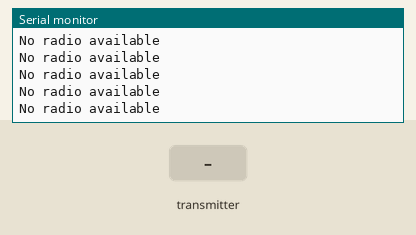
Recording of a sketch running on a simulated Arduino Uno, built with avr-gcc and run on an emulated ATmega328P. Shown: the last lines printed to the serial monitor. The test bench sets the inputs (shaded band). No radio packets arrive unless stated.

Above: at 2.2 s.
2.3 s: the transmitter starts sending joystick.0 = 0
3.9 s: the transmitter starts sending joystick.1 = 256
At 4.9 s:
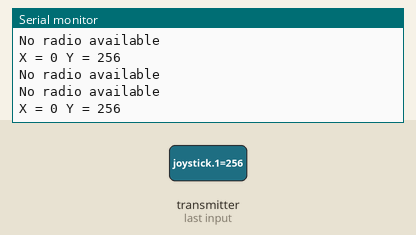
6.9 s: the transmitter starts sending joystick.0 = 256
9.9 s: the transmitter starts sending joystick.1 = 0
12.9 s: the transmitter starts sending joystick.0 = 1023
At 13.8 s:
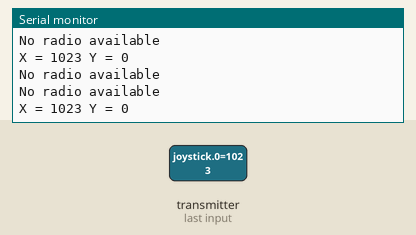
15.9 s: the transmitter starts sending joystick.1 = 512
At 17.0 s:
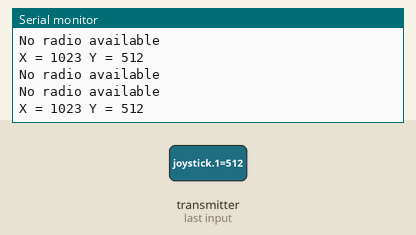
Timing chart, 0 to 18.9 s (numbered marks = the images above; inputs shaded):
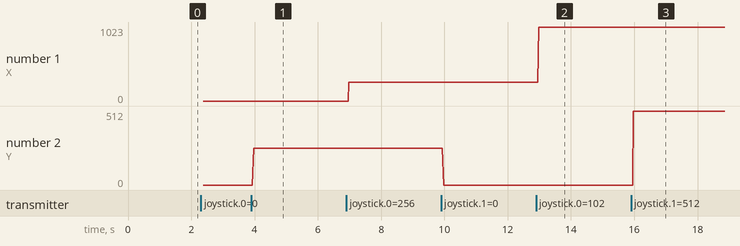

The sketch:

JoyStickReceive.ino
```cpp
/* YourDuinoStarter Example: nRF24L01 Receive Joystick values

 - WHAT IT DOES: Receives data from another transceiver with
   2 Analog values from a Joystick or 2 Potentiometers
   Displays received values on Serial Monitor
 - SEE the comments after "//" on each line below
 - CONNECTIONS: nRF24L01 Modules See:
 http://arduino-info.wikispaces.com/Nrf24L01-2.4GHz-HowTo
   1 - GND
   2 - VCC 3.3V !!! NOT 5V
   3 - CE to Arduino pin 9
   4 - CSN to Arduino pin 10
   5 - SCK to Arduino pin 13
   6 - MOSI to Arduino pin 11
   7 - MISO to Arduino pin 12
   8 - UNUSED

 - V1.00 11/26/13
   Based on examples at http://www.bajdi.com/
   Questions: terry@yourduino.com */

/*-----( Import needed libraries )-----*/
#include <SPI.h>
#include <nRF24L01.h>
#include <RF24.h>
/*-----( Declare Constants and Pin Numbers )-----*/
#define CE_PIN   9
#define CSN_PIN 10

// NOTE: the "LL" at the end of the constant is "LongLong" type
const uint64_t pipe = 0xE8E8F0F0E1LL; // Define the transmit pipe


/*-----( Declare objects )-----*/
RF24 radio(CE_PIN, CSN_PIN); // Create a Radio
/*-----( Declare Variables )-----*/
int joystick[2];  // 2 element array holding Joystick readings

void setup()   /****** SETUP: RUNS ONCE ******/
{
  Serial.begin(9600);
  delay(1000);
  Serial.println("Nrf24L01 Receiver Starting");
  radio.begin();
  radio.openReadingPipe(1,pipe);
  radio.startListening();;
}//--(end setup )---


void loop()   /****** LOOP: RUNS CONSTANTLY ******/
{
  if ( radio.available() )
  {
    // Read the data payload until we've received everything
    while (radio.available() )
    {
      // Fetch the data payload
      radio.read( joystick, sizeof(joystick) );
      Serial.print("X = ");
      Serial.print(joystick[0]);
      Serial.print(" Y = ");
      Serial.println(joystick[1]);
    }
  }
  else
  {
      Serial.println("No radio available");
  }

}//--(end main loop )---

/*-----( Declare User-written Functions )-----*/

//NONE
//*********( THE END )***********
```

Measured:
- after the input at 3.9 s, the serial monitor: prints a new line after 0.08 s (image 1)
- after the input at 12.9 s, the serial monitor: prints a new line after 0.08 s (image 2)
- after the input at 15.9 s, the serial monitor: prints a new line after 0.07 s (image 3)
- plotted number 1: 256 → 1023 after the input at 12.9 s
- plotted number 2: 0 → 256 after the input at 3.9 s, 0 → 512 after the input at 15.9 s
